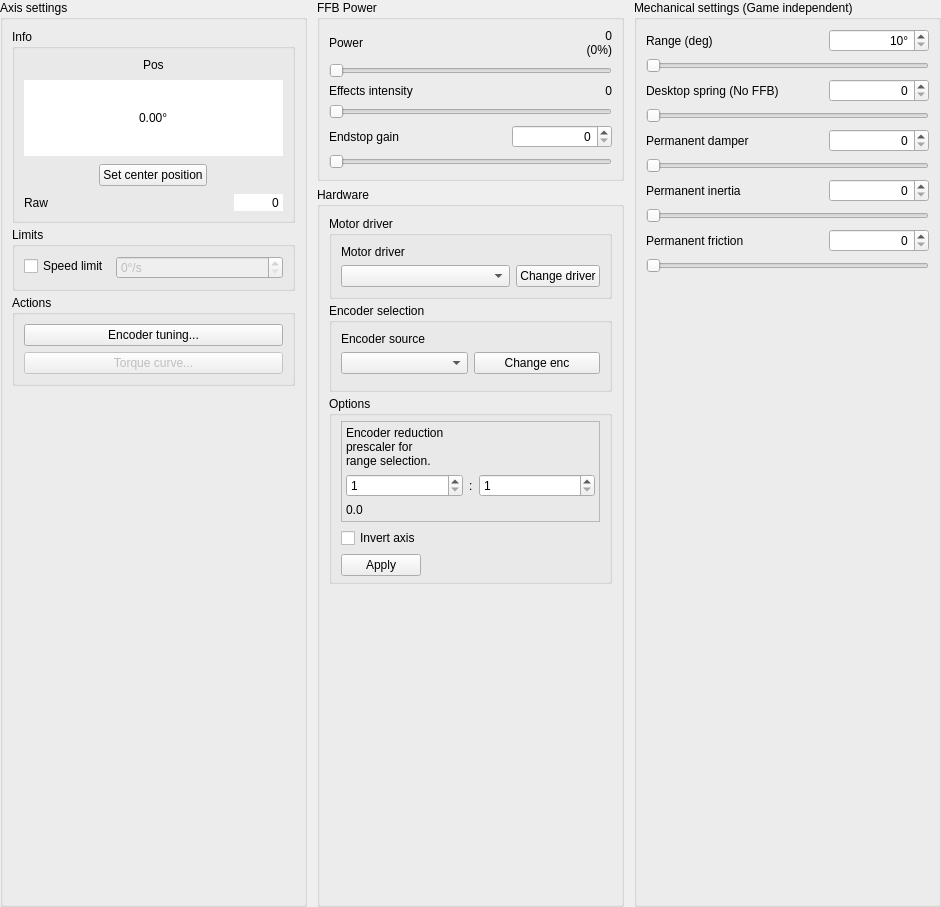
<?xml version='1.0' encoding='UTF-8'?>
<ui version="4.0">
 <class>Form</class>
 <widget class="QWidget" name="Form">
  <property name="geometry">
   <rect>
    <x>0</x>
    <y>0</y>
    <width>941</width>
    <height>907</height>
   </rect>
  </property>
  <property name="windowTitle">
   <string>Form</string>
  </property>
  <layout class="QGridLayout" name="gridLayout_5" columnstretch="1,1,1" rowstretch="0,1">
   <property name="leftMargin">
    <number>0</number>
   </property>
   <property name="topMargin">
    <number>0</number>
   </property>
   <property name="rightMargin">
    <number>0</number>
   </property>
   <property name="bottomMargin">
    <number>0</number>
   </property>
   <item row="0" column="0" rowspan="2">
    <widget class="QGroupBox" name="groupBox">
     <property name="title">
      <string>Axis settings</string>
     </property>
     <layout class="QVBoxLayout" name="gridLayout" stretch="0,0,0,1">
      <property name="spacing">
       <number>4</number>
      </property>
      <item>
       <widget class="QGroupBox" name="groupBox_6">
        <property name="title">
         <string>Info</string>
        </property>
        <layout class="QGridLayout" name="gridLayout_8">
         <property name="verticalSpacing">
          <number>8</number>
         </property>
         <item row="0" column="0" colspan="2" alignment="Qt::AlignmentFlag::AlignHCenter">
          <widget class="QLabel" name="label_10">
           <property name="text">
            <string>Pos</string>
           </property>
           <property name="simproCaption" stdset="0">
            <bool>true</bool>
           </property>
          </widget>
         </item>
         <item row="1" column="0" colspan="2">
          <widget class="QDoubleSpinBox" name="doubleSpinBox_curdeg">
           <property name="enabled">
            <bool>true</bool>
           </property>
           <property name="frame">
            <bool>false</bool>
           </property>
           <property name="readOnly">
            <bool>true</bool>
           </property>
           <property name="buttonSymbols">
            <enum>QAbstractSpinBox::ButtonSymbols::NoButtons</enum>
           </property>
           <property name="keyboardTracking">
            <bool>false</bool>
           </property>
           <property name="prefix">
            <string />
           </property>
           <property name="suffix">
            <string>°</string>
           </property>
           <property name="minimum">
            <double>-9223372036854775808.000000000000000</double>
           </property>
           <property name="maximum">
            <double>9223372036854775808.000000000000000</double>
           </property>
           <property name="value">
            <double>0.000000000000000</double>
           </property>
           <property name="simproBigValue" stdset="0">
            <bool>true</bool>
           </property>
           <property name="sizePolicy">
            <sizepolicy hsizetype="Ignored" vsizetype="Fixed">
             <horstretch>0</horstretch>
             <verstretch>0</verstretch>
            </sizepolicy>
           </property>
           <property name="minimumSize">
            <size>
             <width>0</width>
             <height>76</height>
            </size>
           </property>
           <property name="alignment">
            <set>Qt::AlignmentFlag::AlignCenter</set>
           </property>
          </widget>
         </item>
         <item row="2" column="0" colspan="2" alignment="Qt::AlignmentFlag::AlignHCenter">
          <widget class="QPushButton" name="pushButton_center">
           <property name="toolTip">
            <string>&lt;html&gt;&lt;head/&gt;&lt;body&gt;&lt;p&gt;Zero the axis (Center)&lt;/p&gt;&lt;/body&gt;&lt;/html&gt;</string>
           </property>
           <property name="text">
            <string>Set center position</string>
           </property>
           <property name="simproPrimary" stdset="0">
            <bool>true</bool>
           </property>
          </widget>
         </item>
         <item row="3" column="0">
          <widget class="QLabel" name="label_11">
           <property name="text">
            <string>Raw</string>
           </property>
          </widget>
         </item>
         <item row="3" column="1" alignment="Qt::AlignmentFlag::AlignRight|Qt::AlignmentFlag::AlignVCenter">
          <widget class="QSpinBox" name="spinBox_curpos">
           <property name="frame">
            <bool>false</bool>
           </property>
           <property name="readOnly">
            <bool>true</bool>
           </property>
           <property name="buttonSymbols">
            <enum>QAbstractSpinBox::ButtonSymbols::NoButtons</enum>
           </property>
           <property name="keyboardTracking">
            <bool>false</bool>
           </property>
           <property name="minimum">
            <number>-1999999999</number>
           </property>
           <property name="maximum">
            <number>1999999999</number>
           </property>
           <property name="value">
            <number>0</number>
           </property>
           <property name="simproValue" stdset="0">
            <bool>true</bool>
           </property>
           <property name="alignment">
            <set>Qt::AlignmentFlag::AlignRight|Qt::AlignmentFlag::AlignVCenter</set>
           </property>
          </widget>
         </item>
        </layout>
       </widget>
      </item>
      <item>
       <widget class="QGroupBox" name="groupBox_5">
        <property name="title">
         <string>Limits</string>
        </property>
        <layout class="QFormLayout" name="formLayout_2">
         <property name="bottomMargin">
          <number>9</number>
         </property>
         <item row="0" column="1">
          <widget class="QSpinBox" name="spinBox_speedlimit">
           <property name="enabled">
            <bool>false</bool>
           </property>
           <property name="keyboardTracking">
            <bool>false</bool>
           </property>
           <property name="suffix">
            <string>°/s</string>
           </property>
           <property name="minimum">
            <number>0</number>
           </property>
           <property name="maximum">
            <number>65535</number>
           </property>
           <property name="singleStep">
            <number>10</number>
           </property>
           <property name="value">
            <number>0</number>
           </property>
          </widget>
         </item>
         <item row="0" column="0">
          <widget class="QCheckBox" name="checkBox_speedlimit">
           <property name="text">
            <string>Speed limit</string>
           </property>
          </widget>
         </item>
        </layout>
       </widget>
      </item>
      <item>
       <widget class="QGroupBox" name="groupBox_2">
        <property name="sizePolicy">
         <sizepolicy hsizetype="Minimum" vsizetype="Minimum">
          <horstretch>0</horstretch>
          <verstretch>0</verstretch>
         </sizepolicy>
        </property>
        <property name="title">
         <string>Actions</string>
        </property>
        <layout class="QVBoxLayout" name="verticalLayout_3">
         <property name="spacing">
          <number>6</number>
         </property>
         <item>
          <widget class="QPushButton" name="pushButton_encoderTuning">
           <property name="text">
            <string>Encoder tuning...</string>
           </property>
          </widget>
         </item>
         <item>
          <widget class="QPushButton" name="pushButton_expo">
           <property name="enabled">
            <bool>false</bool>
           </property>
           <property name="text">
            <string>Torque curve...</string>
           </property>
          </widget>
         </item>
        </layout>
       </widget>
      </item>
      <item>
       <spacer name="verticalSpacer_axis">
        <property name="orientation">
         <enum>Qt::Orientation::Vertical</enum>
        </property>
        <property name="sizeHint" stdset="0">
         <size>
          <width>1</width>
          <height>20</height>
         </size>
        </property>
       </spacer>
      </item>
     </layout>
    </widget>
   </item>
   <item row="0" column="1">
    <widget class="QGroupBox" name="groupBox_values">
     <property name="sizePolicy">
      <sizepolicy hsizetype="Preferred" vsizetype="Preferred">
       <horstretch>0</horstretch>
       <verstretch>0</verstretch>
      </sizepolicy>
     </property>
     <property name="title">
      <string>FFB Power</string>
     </property>
     <layout class="QGridLayout" name="gridLayout_3">
      <property name="verticalSpacing">
       <number>6</number>
      </property>
      <item row="0" column="0">
       <widget class="QLabel" name="label_4">
        <property name="toolTip">
         <string>&lt;html&gt;&lt;head/&gt;&lt;body&gt;&lt;p&gt;How much torque going to be used from the motor. &lt;br/&gt;&lt;br/&gt;More power means more current being used from the motor as well as stronger ffb.&lt;/p&gt;&lt;/body&gt;&lt;/html&gt;</string>
        </property>
        <property name="text">
         <string>Power</string>
        </property>
        <property name="alignment">
         <set>Qt::AlignmentFlag::AlignLeft|Qt::AlignmentFlag::AlignVCenter</set>
        </property>
       </widget>
      </item>
      <item row="0" column="1" alignment="Qt::AlignmentFlag::AlignRight|Qt::AlignmentFlag::AlignVCenter">
       <widget class="QLabel" name="label_power">
        <property name="minimumSize">
         <size>
          <width>30</width>
          <height>0</height>
         </size>
        </property>
        <property name="text">
         <string>0
(0%)</string>
        </property>
        <property name="simproValue" stdset="0">
         <bool>true</bool>
        </property>
        <property name="alignment">
         <set>Qt::AlignmentFlag::AlignRight|Qt::AlignmentFlag::AlignVCenter</set>
        </property>
       </widget>
      </item>
      <item row="1" column="0" colspan="2">
       <widget class="QSlider" name="horizontalSlider_power">
        <property name="maximum">
         <number>32767</number>
        </property>
        <property name="pageStep">
         <number>100</number>
        </property>
        <property name="orientation">
         <enum>Qt::Orientation::Horizontal</enum>
        </property>
        <property name="tickInterval">
         <number>100</number>
        </property>
       </widget>
      </item>
      <item row="2" column="0">
       <widget class="QLabel" name="label_6">
        <property name="toolTip">
         <string>&lt;html&gt;&lt;head/&gt;&lt;body&gt;&lt;p&gt;Intensity of the effects used by the force feedback effects from the game.&lt;/p&gt;&lt;p&gt;It defines the peak torque of the motor.&lt;/p&gt;&lt;/body&gt;&lt;/html&gt;</string>
        </property>
        <property name="text">
         <string>Effects intensity</string>
        </property>
        <property name="alignment">
         <set>Qt::AlignmentFlag::AlignLeft|Qt::AlignmentFlag::AlignVCenter</set>
        </property>
       </widget>
      </item>
      <item row="2" column="1" alignment="Qt::AlignmentFlag::AlignRight|Qt::AlignmentFlag::AlignVCenter">
       <widget class="QLabel" name="label_fxratio">
        <property name="text">
         <string>0</string>
        </property>
        <property name="simproValue" stdset="0">
         <bool>true</bool>
        </property>
        <property name="alignment">
         <set>Qt::AlignmentFlag::AlignRight|Qt::AlignmentFlag::AlignVCenter</set>
        </property>
       </widget>
      </item>
      <item row="3" column="0" colspan="2">
       <widget class="QSlider" name="horizontalSlider_fxratio">
        <property name="toolTip">
         <string>&lt;html&gt;&lt;head/&gt;&lt;body&gt;&lt;p&gt;High = Effects and endstop have the same peak torque. Low = effect peak is reduced to make endstop more prominent&lt;/p&gt;&lt;/body&gt;&lt;/html&gt;</string>
        </property>
        <property name="minimum">
         <number>102</number>
        </property>
        <property name="maximum">
         <number>255</number>
        </property>
        <property name="value">
         <number>102</number>
        </property>
        <property name="sliderPosition">
         <number>102</number>
        </property>
        <property name="orientation">
         <enum>Qt::Orientation::Horizontal</enum>
        </property>
       </widget>
      </item>
      <item row="4" column="0">
       <widget class="QLabel" name="label_7">
        <property name="toolTip">
         <string>&lt;html&gt;&lt;head/&gt;&lt;body&gt;&lt;p&gt;How much torque will be reserved to stop the motor for endstop effect.&lt;/p&gt;&lt;/body&gt;&lt;/html&gt;</string>
        </property>
        <property name="text">
         <string>Endstop gain</string>
        </property>
        <property name="alignment">
         <set>Qt::AlignmentFlag::AlignLeft|Qt::AlignmentFlag::AlignVCenter</set>
        </property>
       </widget>
      </item>
      <item row="4" column="1" alignment="Qt::AlignmentFlag::AlignRight|Qt::AlignmentFlag::AlignVCenter">
       <widget class="QSpinBox" name="spinBox_esgain">
        <property name="minimumSize">
         <size>
          <width>100</width>
          <height>0</height>
         </size>
        </property>
        <property name="keyboardTracking">
         <bool>false</bool>
        </property>
        <property name="suffix">
         <string />
        </property>
        <property name="maximum">
         <number>255</number>
        </property>
        <property name="simproValue" stdset="0">
         <bool>true</bool>
        </property>
        <property name="alignment">
         <set>Qt::AlignmentFlag::AlignRight|Qt::AlignmentFlag::AlignVCenter</set>
        </property>
       </widget>
      </item>
      <item row="5" column="0" colspan="2">
       <widget class="QSlider" name="horizontalSlider_esgain">
        <property name="sizePolicy">
         <sizepolicy hsizetype="Expanding" vsizetype="Fixed">
          <horstretch>0</horstretch>
          <verstretch>0</verstretch>
         </sizepolicy>
        </property>
        <property name="toolTip">
         <string>&lt;html&gt;&lt;head/&gt;&lt;body&gt;&lt;p&gt;How stiff the endstop should be (Tune to taste while keeping noise low)&lt;/p&gt;&lt;/body&gt;&lt;/html&gt;</string>
        </property>
        <property name="maximum">
         <number>255</number>
        </property>
        <property name="orientation">
         <enum>Qt::Orientation::Horizontal</enum>
        </property>
       </widget>
      </item>
     </layout>
    </widget>
   </item>
   <item row="1" column="1">
    <widget class="QGroupBox" name="groupBox_simpro_hardware">
     <property name="title">
      <string>Hardware</string>
     </property>
     <layout class="QVBoxLayout" name="verticalLayout_simpro_hw" stretch="0,0,0,1">
      <property name="spacing">
       <number>4</number>
      </property>
      <item>
       <widget class="QGroupBox" name="groupBox_hardware">
        <property name="sizePolicy">
         <sizepolicy hsizetype="Preferred" vsizetype="Minimum">
          <horstretch>0</horstretch>
          <verstretch>0</verstretch>
         </sizepolicy>
        </property>
        <property name="title">
         <string>Motor driver</string>
        </property>
        <layout class="QGridLayout" name="gridLayout_2">
         <property name="verticalSpacing">
          <number>6</number>
         </property>
         <item row="0" column="0" colspan="2">
          <widget class="QLabel" name="label">
           <property name="text">
            <string>Motor driver</string>
           </property>
          </widget>
         </item>
         <item row="1" column="0">
          <widget class="QComboBox" name="comboBox_driver">
           <property name="sizePolicy">
            <sizepolicy hsizetype="Preferred" vsizetype="Fixed">
             <horstretch>2</horstretch>
             <verstretch>0</verstretch>
            </sizepolicy>
           </property>
          </widget>
         </item>
         <item row="1" column="1">
          <widget class="QPushButton" name="pushButton_submit_hw">
           <property name="text">
            <string>Change driver</string>
           </property>
          </widget>
         </item>
        </layout>
       </widget>
      </item>
      <item>
       <widget class="QGroupBox" name="groupBox_encoder">
        <property name="sizePolicy">
         <sizepolicy hsizetype="MinimumExpanding" vsizetype="MinimumExpanding">
          <horstretch>1</horstretch>
          <verstretch>0</verstretch>
         </sizepolicy>
        </property>
        <property name="title">
         <string>Encoder selection</string>
        </property>
        <layout class="QGridLayout" name="gridLayout_4">
         <property name="verticalSpacing">
          <number>6</number>
         </property>
         <item row="0" column="0" colspan="2">
          <widget class="QLabel" name="label_2">
           <property name="text">
            <string>Encoder source</string>
           </property>
          </widget>
         </item>
         <item row="1" column="0">
          <widget class="QComboBox" name="comboBox_encoder">
           <property name="sizePolicy">
            <sizepolicy hsizetype="Expanding" vsizetype="Fixed">
             <horstretch>1</horstretch>
             <verstretch>0</verstretch>
            </sizepolicy>
           </property>
           <property name="sizeAdjustPolicy">
            <enum>QComboBox::SizeAdjustPolicy::AdjustToContents</enum>
           </property>
          </widget>
         </item>
         <item row="1" column="1">
          <widget class="QPushButton" name="pushButton_submit_enc">
           <property name="text">
            <string>Change enc</string>
           </property>
          </widget>
         </item>
         <item row="2" column="0" colspan="2">
          <widget class="QStackedWidget" name="stackedWidget_encoder">
           <property name="sizePolicy">
            <sizepolicy hsizetype="Preferred" vsizetype="Preferred">
             <horstretch>1</horstretch>
             <verstretch>1</verstretch>
            </sizepolicy>
           </property>
           <property name="lineWidth">
            <number>0</number>
           </property>
           <property name="currentIndex">
            <number>1</number>
           </property>
           <widget class="QWidget" name="page" />
           <widget class="QWidget" name="page_2" />
          </widget>
         </item>
        </layout>
       </widget>
      </item>
      <item>
       <widget class="QGroupBox" name="groupBox_4">
        <property name="title">
         <string>Options</string>
        </property>
        <layout class="QFormLayout" name="formLayout">
         <property name="topMargin">
          <number>5</number>
         </property>
         <property name="bottomMargin">
          <number>5</number>
         </property>
         <item row="0" column="0" colspan="2">
          <widget class="QFrame" name="frame_reduction">
           <property name="minimumSize">
            <size>
             <width>0</width>
             <height>0</height>
            </size>
           </property>
           <property name="frameShape">
            <enum>QFrame::Shape::StyledPanel</enum>
           </property>
           <property name="frameShadow">
            <enum>QFrame::Shadow::Sunken</enum>
           </property>
           <property name="lineWidth">
            <number>1</number>
           </property>
           <layout class="QGridLayout" name="gridLayout_7">
            <property name="leftMargin">
             <number>4</number>
            </property>
            <property name="topMargin">
             <number>4</number>
            </property>
            <property name="rightMargin">
             <number>4</number>
            </property>
            <property name="bottomMargin">
             <number>4</number>
            </property>
            <item row="1" column="0">
             <widget class="QSpinBox" name="spinBox_reduction_numerator">
              <property name="sizePolicy">
               <sizepolicy hsizetype="Minimum" vsizetype="Fixed">
                <horstretch>0</horstretch>
                <verstretch>0</verstretch>
               </sizepolicy>
              </property>
              <property name="minimumSize">
               <size>
                <width>100</width>
                <height>0</height>
               </size>
              </property>
              <property name="minimum">
               <number>1</number>
              </property>
              <property name="maximum">
               <number>256</number>
              </property>
             </widget>
            </item>
            <item row="1" column="1">
             <widget class="QLabel" name="label_9">
              <property name="sizePolicy">
               <sizepolicy hsizetype="Fixed" vsizetype="Preferred">
                <horstretch>0</horstretch>
                <verstretch>0</verstretch>
               </sizepolicy>
              </property>
              <property name="text">
               <string>:</string>
              </property>
             </widget>
            </item>
            <item row="1" column="2">
             <widget class="QSpinBox" name="spinBox_reduction_denominator">
              <property name="sizePolicy">
               <sizepolicy hsizetype="Minimum" vsizetype="Fixed">
                <horstretch>0</horstretch>
                <verstretch>0</verstretch>
               </sizepolicy>
              </property>
              <property name="minimumSize">
               <size>
                <width>100</width>
                <height>0</height>
               </size>
              </property>
              <property name="minimum">
               <number>1</number>
              </property>
              <property name="maximum">
               <number>256</number>
              </property>
             </widget>
            </item>
            <item row="3" column="0" colspan="3">
             <widget class="QLabel" name="label_gear_reduction_value">
              <property name="text">
               <string>0.0</string>
              </property>
             </widget>
            </item>
            <item row="0" column="0" colspan="3">
             <widget class="QLabel" name="label_3">
              <property name="text">
               <string>&lt;html&gt;&lt;head/&gt;&lt;body&gt;&lt;p&gt;Encoder reduction &lt;br/&gt;prescaler for &lt;br/&gt;range selection.&lt;/p&gt;&lt;/body&gt;&lt;/html&gt;</string>
              </property>
             </widget>
            </item>
           </layout>
          </widget>
         </item>
         <item row="2" column="0">
          <widget class="QPushButton" name="pushButton_apply_options">
           <property name="text">
            <string>Apply</string>
           </property>
          </widget>
         </item>
         <item row="1" column="0">
          <widget class="QCheckBox" name="checkBox_invert">
           <property name="toolTip">
            <string>&lt;html&gt;&lt;head/&gt;&lt;body&gt;&lt;p&gt;Reverses the axis.&lt;br/&gt;Also reverses the forces so they keep pointing in the correct direction.&lt;/p&gt;&lt;/body&gt;&lt;/html&gt;</string>
           </property>
           <property name="text">
            <string>Invert axis</string>
           </property>
          </widget>
         </item>
        </layout>
       </widget>
      </item>
      <item>
       <spacer name="verticalSpacer_hw">
        <property name="orientation">
         <enum>Qt::Orientation::Vertical</enum>
        </property>
        <property name="sizeHint" stdset="0">
         <size>
          <width>1</width>
          <height>20</height>
         </size>
        </property>
       </spacer>
      </item>
     </layout>
    </widget>
   </item>
   <item row="0" column="2" rowspan="2">
    <widget class="QGroupBox" name="groupBox_3">
     <property name="title">
      <string>Mechanical settings (Game independent)</string>
     </property>
     <layout class="QGridLayout" name="gridLayout_6">
      <property name="verticalSpacing">
       <number>6</number>
      </property>
      <item row="0" column="0">
       <widget class="QLabel" name="label_5">
        <property name="toolTip">
         <string>&lt;html&gt;&lt;head/&gt;&lt;body&gt;&lt;p&gt;Degrees of rotation&lt;/p&gt;&lt;/body&gt;&lt;/html&gt;</string>
        </property>
        <property name="text">
         <string>Range (deg)</string>
        </property>
        <property name="alignment">
         <set>Qt::AlignmentFlag::AlignLeft|Qt::AlignmentFlag::AlignVCenter</set>
        </property>
       </widget>
      </item>
      <item row="0" column="1" alignment="Qt::AlignmentFlag::AlignRight|Qt::AlignmentFlag::AlignVCenter">
       <widget class="QSpinBox" name="spinBox_range">
        <property name="minimumSize">
         <size>
          <width>100</width>
          <height>0</height>
         </size>
        </property>
        <property name="keyboardTracking">
         <bool>false</bool>
        </property>
        <property name="suffix">
         <string>°</string>
        </property>
        <property name="minimum">
         <number>10</number>
        </property>
        <property name="maximum">
         <number>32767</number>
        </property>
        <property name="singleStep">
         <number>10</number>
        </property>
        <property name="simproValue" stdset="0">
         <bool>true</bool>
        </property>
        <property name="alignment">
         <set>Qt::AlignmentFlag::AlignRight|Qt::AlignmentFlag::AlignVCenter</set>
        </property>
       </widget>
      </item>
      <item row="1" column="0" colspan="2">
       <widget class="QSlider" name="horizontalSlider_degrees">
        <property name="minimum">
         <number>10</number>
        </property>
        <property name="maximum">
         <number>1440</number>
        </property>
        <property name="singleStep">
         <number>10</number>
        </property>
        <property name="value">
         <number>10</number>
        </property>
        <property name="orientation">
         <enum>Qt::Orientation::Horizontal</enum>
        </property>
       </widget>
      </item>
      <item row="2" column="0">
       <widget class="QLabel" name="label_8">
        <property name="toolTip">
         <string>&lt;html&gt;&lt;head/&gt;&lt;body&gt;&lt;p&gt;Centering force when FFB is inactive.&lt;/p&gt;&lt;p&gt;Turned off when game effects takes place&lt;/p&gt;&lt;/body&gt;&lt;/html&gt;</string>
        </property>
        <property name="text">
         <string>Desktop spring (No FFB)</string>
        </property>
        <property name="alignment">
         <set>Qt::AlignmentFlag::AlignLeft|Qt::AlignmentFlag::AlignVCenter</set>
        </property>
       </widget>
      </item>
      <item row="2" column="1" alignment="Qt::AlignmentFlag::AlignRight|Qt::AlignmentFlag::AlignVCenter">
       <widget class="QSpinBox" name="spinBox_idlespring">
        <property name="minimumSize">
         <size>
          <width>100</width>
          <height>0</height>
         </size>
        </property>
        <property name="keyboardTracking">
         <bool>false</bool>
        </property>
        <property name="suffix">
         <string />
        </property>
        <property name="prefix">
         <string />
        </property>
        <property name="maximum">
         <number>255</number>
        </property>
        <property name="simproValue" stdset="0">
         <bool>true</bool>
        </property>
        <property name="alignment">
         <set>Qt::AlignmentFlag::AlignRight|Qt::AlignmentFlag::AlignVCenter</set>
        </property>
       </widget>
      </item>
      <item row="3" column="0" colspan="2">
       <widget class="QSlider" name="horizontalSlider_idle">
        <property name="toolTip">
         <string>&lt;html&gt;&lt;head/&gt;&lt;body&gt;&lt;p&gt;Centering force when FFB is inactive&lt;/p&gt;&lt;/body&gt;&lt;/html&gt;</string>
        </property>
        <property name="maximum">
         <number>255</number>
        </property>
        <property name="value">
         <number>0</number>
        </property>
        <property name="sliderPosition">
         <number>0</number>
        </property>
        <property name="orientation">
         <enum>Qt::Orientation::Horizontal</enum>
        </property>
       </widget>
      </item>
      <item row="4" column="0">
       <widget class="QLabel" name="label_damper">
        <property name="toolTip">
         <string>&lt;html&gt;&lt;head/&gt;&lt;body&gt;&lt;p&gt;Independent damper is an always on damper effect to smooth out acceleration spikes.&lt;/p&gt;&lt;/body&gt;&lt;/html&gt;</string>
        </property>
        <property name="text">
         <string>Permanent damper</string>
        </property>
        <property name="alignment">
         <set>Qt::AlignmentFlag::AlignLeft|Qt::AlignmentFlag::AlignVCenter</set>
        </property>
       </widget>
      </item>
      <item row="4" column="1" alignment="Qt::AlignmentFlag::AlignRight|Qt::AlignmentFlag::AlignVCenter">
       <widget class="QSpinBox" name="spinBox_damper">
        <property name="minimumSize">
         <size>
          <width>100</width>
          <height>0</height>
         </size>
        </property>
        <property name="keyboardTracking">
         <bool>false</bool>
        </property>
        <property name="maximum">
         <number>255</number>
        </property>
        <property name="simproValue" stdset="0">
         <bool>true</bool>
        </property>
        <property name="alignment">
         <set>Qt::AlignmentFlag::AlignRight|Qt::AlignmentFlag::AlignVCenter</set>
        </property>
       </widget>
      </item>
      <item row="5" column="0" colspan="2">
       <widget class="QSlider" name="horizontalSlider_damper">
        <property name="toolTip">
         <string>&lt;html&gt;&lt;head/&gt;&lt;body&gt;&lt;p&gt;Independent damper is an always on damper effect to smooth out acceleration spikes&lt;/p&gt;&lt;/body&gt;&lt;/html&gt;</string>
        </property>
        <property name="maximum">
         <number>255</number>
        </property>
        <property name="orientation">
         <enum>Qt::Orientation::Horizontal</enum>
        </property>
       </widget>
      </item>
      <item row="6" column="0">
       <widget class="QLabel" name="label_inertia">
        <property name="text">
         <string>Permanent inertia</string>
        </property>
        <property name="alignment">
         <set>Qt::AlignmentFlag::AlignLeft|Qt::AlignmentFlag::AlignVCenter</set>
        </property>
       </widget>
      </item>
      <item row="6" column="1" alignment="Qt::AlignmentFlag::AlignRight|Qt::AlignmentFlag::AlignVCenter">
       <widget class="QSpinBox" name="spinBox_inertia">
        <property name="minimumSize">
         <size>
          <width>100</width>
          <height>0</height>
         </size>
        </property>
        <property name="maximum">
         <number>255</number>
        </property>
        <property name="simproValue" stdset="0">
         <bool>true</bool>
        </property>
        <property name="alignment">
         <set>Qt::AlignmentFlag::AlignRight|Qt::AlignmentFlag::AlignVCenter</set>
        </property>
       </widget>
      </item>
      <item row="7" column="0" colspan="2">
       <widget class="QSlider" name="horizontalSlider_inertia">
        <property name="maximum">
         <number>255</number>
        </property>
        <property name="orientation">
         <enum>Qt::Orientation::Horizontal</enum>
        </property>
       </widget>
      </item>
      <item row="8" column="0">
       <widget class="QLabel" name="label_friction">
        <property name="text">
         <string>Permanent friction</string>
        </property>
        <property name="alignment">
         <set>Qt::AlignmentFlag::AlignLeft|Qt::AlignmentFlag::AlignVCenter</set>
        </property>
       </widget>
      </item>
      <item row="8" column="1" alignment="Qt::AlignmentFlag::AlignRight|Qt::AlignmentFlag::AlignVCenter">
       <widget class="QSpinBox" name="spinBox_friction">
        <property name="minimumSize">
         <size>
          <width>100</width>
          <height>0</height>
         </size>
        </property>
        <property name="maximum">
         <number>255</number>
        </property>
        <property name="simproValue" stdset="0">
         <bool>true</bool>
        </property>
        <property name="alignment">
         <set>Qt::AlignmentFlag::AlignRight|Qt::AlignmentFlag::AlignVCenter</set>
        </property>
       </widget>
      </item>
      <item row="9" column="0" colspan="2">
       <widget class="QSlider" name="horizontalSlider_friction">
        <property name="maximum">
         <number>255</number>
        </property>
        <property name="orientation">
         <enum>Qt::Orientation::Horizontal</enum>
        </property>
       </widget>
      </item>
      <item row="10" column="0" colspan="2">
       <spacer name="verticalSpacer_mech">
        <property name="orientation">
         <enum>Qt::Orientation::Vertical</enum>
        </property>
        <property name="sizeHint" stdset="0">
         <size>
          <width>1</width>
          <height>20</height>
         </size>
        </property>
       </spacer>
      </item>
     </layout>
    </widget>
   </item>
   <property name="horizontalSpacing">
    <number>10</number>
   </property>
  </layout>
 </widget>
 <resources />
 <connections>
  <connection>
   <sender>horizontalSlider_esgain</sender>
   <signal>valueChanged(int)</signal>
   <receiver>spinBox_esgain</receiver>
   <slot>setValue(int)</slot>
   <hints>
    <hint type="sourcelabel">
     <x>512</x>
     <y>505</y>
    </hint>
    <hint type="destinationlabel">
     <x>539</x>
     <y>504</y>
    </hint>
   </hints>
  </connection>
  <connection>
   <sender>spinBox_esgain</sender>
   <signal>valueChanged(int)</signal>
   <receiver>horizontalSlider_esgain</receiver>
   <slot>setValue(int)</slot>
   <hints>
    <hint type="sourcelabel">
     <x>551</x>
     <y>510</y>
    </hint>
    <hint type="destinationlabel">
     <x>520</x>
     <y>509</y>
    </hint>
   </hints>
  </connection>
  <connection>
   <sender>horizontalSlider_idle</sender>
   <signal>valueChanged(int)</signal>
   <receiver>spinBox_idlespring</receiver>
   <slot>setValue(int)</slot>
   <hints>
    <hint type="sourcelabel">
     <x>309</x>
     <y>291</y>
    </hint>
    <hint type="destinationlabel">
     <x>553</x>
     <y>291</y>
    </hint>
   </hints>
  </connection>
  <connection>
   <sender>spinBox_idlespring</sender>
   <signal>valueChanged(int)</signal>
   <receiver>horizontalSlider_idle</receiver>
   <slot>setValue(int)</slot>
   <hints>
    <hint type="sourcelabel">
     <x>553</x>
     <y>291</y>
    </hint>
    <hint type="destinationlabel">
     <x>309</x>
     <y>291</y>
    </hint>
   </hints>
  </connection>
  <connection>
   <sender>horizontalSlider_damper</sender>
   <signal>valueChanged(int)</signal>
   <receiver>spinBox_damper</receiver>
   <slot>setValue(int)</slot>
   <hints>
    <hint type="sourcelabel">
     <x>309</x>
     <y>319</y>
    </hint>
    <hint type="destinationlabel">
     <x>553</x>
     <y>319</y>
    </hint>
   </hints>
  </connection>
  <connection>
   <sender>spinBox_damper</sender>
   <signal>valueChanged(int)</signal>
   <receiver>horizontalSlider_damper</receiver>
   <slot>setValue(int)</slot>
   <hints>
    <hint type="sourcelabel">
     <x>553</x>
     <y>319</y>
    </hint>
    <hint type="destinationlabel">
     <x>309</x>
     <y>319</y>
    </hint>
   </hints>
  </connection>
  <connection>
   <sender>horizontalSlider_friction</sender>
   <signal>valueChanged(int)</signal>
   <receiver>spinBox_friction</receiver>
   <slot>setValue(int)</slot>
   <hints>
    <hint type="sourcelabel">
     <x>469</x>
     <y>573</y>
    </hint>
    <hint type="destinationlabel">
     <x>840</x>
     <y>573</y>
    </hint>
   </hints>
  </connection>
  <connection>
   <sender>horizontalSlider_inertia</sender>
   <signal>valueChanged(int)</signal>
   <receiver>spinBox_inertia</receiver>
   <slot>setValue(int)</slot>
   <hints>
    <hint type="sourcelabel">
     <x>469</x>
     <y>546</y>
    </hint>
    <hint type="destinationlabel">
     <x>840</x>
     <y>546</y>
    </hint>
   </hints>
  </connection>
  <connection>
   <sender>spinBox_friction</sender>
   <signal>valueChanged(int)</signal>
   <receiver>horizontalSlider_friction</receiver>
   <slot>setValue(int)</slot>
   <hints>
    <hint type="sourcelabel">
     <x>840</x>
     <y>573</y>
    </hint>
    <hint type="destinationlabel">
     <x>469</x>
     <y>573</y>
    </hint>
   </hints>
  </connection>
  <connection>
   <sender>spinBox_inertia</sender>
   <signal>valueChanged(int)</signal>
   <receiver>horizontalSlider_inertia</receiver>
   <slot>setValue(int)</slot>
   <hints>
    <hint type="sourcelabel">
     <x>840</x>
     <y>546</y>
    </hint>
    <hint type="destinationlabel">
     <x>469</x>
     <y>546</y>
    </hint>
   </hints>
  </connection>
 </connections>
</ui>
